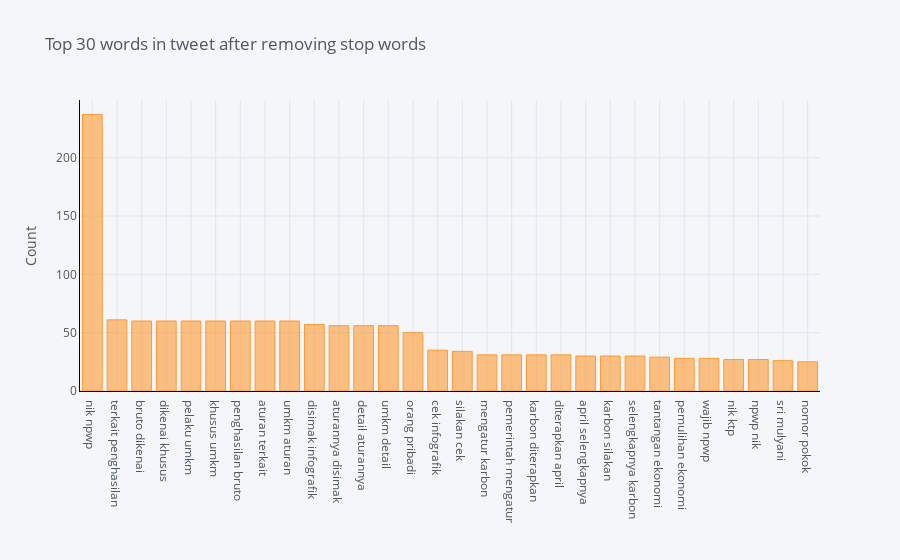

The notebook cell this image was saved under:
### Code cell
remove_words=['pajak','hpp','uu','harmonisasi','perpajakan']
pat = r'\b(?:{})\b'.format('|'.join(remove_words))
data = df[df['sentiment']=='positif']['tweet_clean'].str.replace(pat, '')
from sklearn.feature_extraction.text import CountVectorizer
def get_top_n_words(corpus, n=None):
    vec = CountVectorizer(ngram_range=(2,2)).fit(corpus)
    bag_of_words = vec.transform(corpus)
    sum_words = bag_of_words.sum(axis=0) 
    words_freq = [(word, sum_words[0, idx]) for word, idx in vec.vocabulary_.items()]
    words_freq =sorted(words_freq, key = lambda x: x[1], reverse=True)
    return words_freq[:n]
common_words = get_top_n_words(data, 30)
df2 = pd.DataFrame(common_words, columns = ['tweet' , 'count'])
df2.groupby('tweet').sum()['count'].sort_values(ascending=False).iplot(
    kind='bar', yTitle='Count', linecolor='black', title='Top 30 words in tweet after removing stop words')

### Figure 1 — Plotly figure (JSON) as saved in the notebook; plotly's stock layout.template omitted (floating-point values rounded to 4 significant figures)
{"data": [{"marker": {"color": "rgba(255, 153, 51, 0.6)", "line": {"color": "rgba(255, 153, 51, 1.0)", "width": 1}}, "name": "count", "orientation": "v", "text": "", "type": "bar", "x": ["nik npwp", "terkait penghasilan", "bruto dikenai", "dikenai khusus", "pelaku umkm", "khusus umkm", "penghasilan bruto", "aturan terkait", "umkm aturan", "disimak infografik", "aturannya disimak", "detail aturannya", "umkm detail", "orang pribadi", "cek infografik", "silakan cek", "mengatur karbon", "pemerintah mengatur", "karbon diterapkan", "diterapkan april", "april selengkapnya", "karbon silakan", "selengkapnya karbon", "tantangan ekonomi", "pemulihan ekonomi", "wajib npwp", "nik ktp", "npwp nik", "sri mulyani", "nomor pokok"], "y": [237, 61, 60, 60, 60, 60, 60, 60, 60, 57, 56, 56, 56, 50, 35, 34, 31, 31, 31, 31, 30, 30, 30, 29, 28, 28, 27, 27, 26, 25]}], "layout": {"legend": {"bgcolor": "#F5F6F9", "font": {"color": "#4D5663"}}, "paper_bgcolor": "#F5F6F9", "plot_bgcolor": "#F5F6F9", "title": {"font": {"color": "#4D5663"}, "text": "Top 30 words in tweet after removing stop words"}, "xaxis": {"gridcolor": "#E1E5ED", "linecolor": "black", "showgrid": true, "tickfont": {"color": "#4D5663"}, "title": {"font": {"color": "#4D5663"}, "text": ""}, "zerolinecolor": "#E1E5ED"}, "yaxis": {"gridcolor": "#E1E5ED", "linecolor": "black", "showgrid": true, "tickfont": {"color": "#4D5663"}, "title": {"font": {"color": "#4D5663"}, "text": "Count"}, "zerolinecolor": "#E1E5ED"}}}
